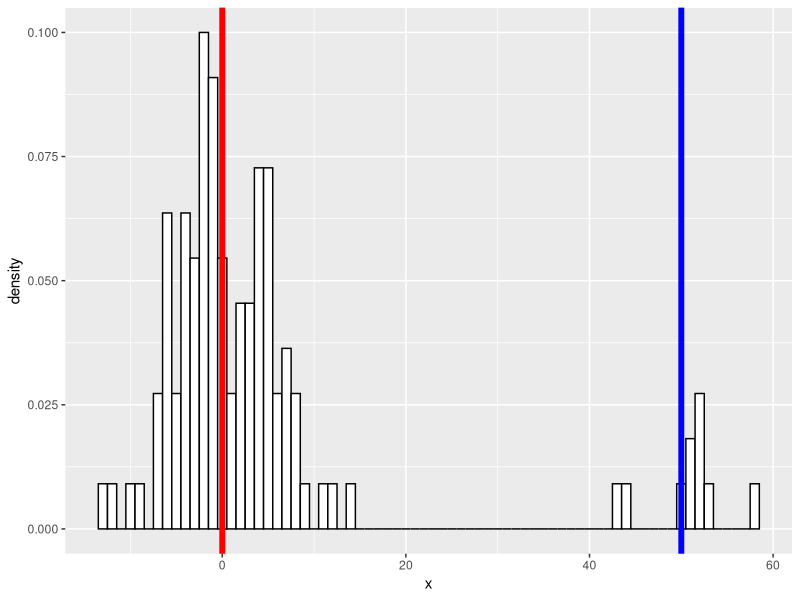
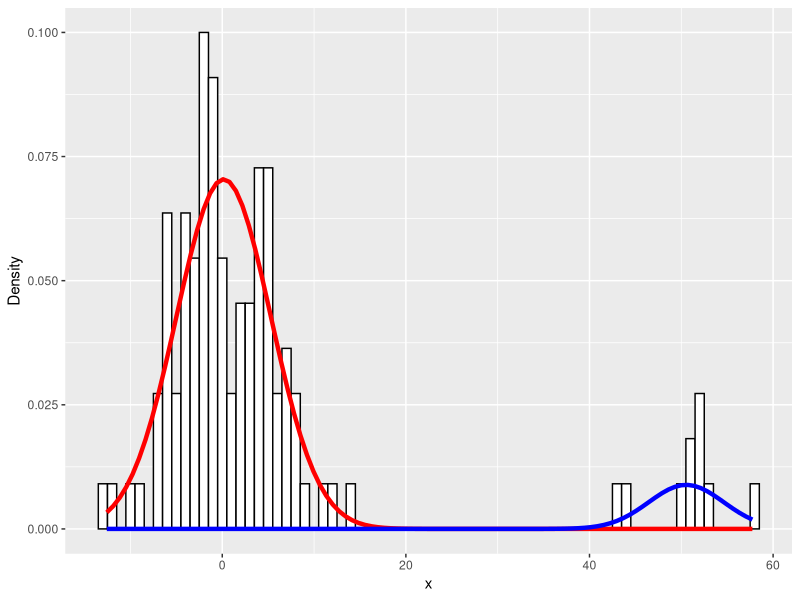

Reproduce these figures in R, in order.
## ---- chunk 1
knitr::opts_chunk$set(collapse = TRUE, dev = "png", comment = "#>")
#Sys.setenv("LANGUAGE"="EN") # Embed this for outputing English message
#Sys.setlocale('LC_ALL','C') # Embed this directly in the Rmarkdown script that contains the Chinese character comment
options(digits=3)
options(max.print=200)
## ---- chunk 2
library(ggplot2)
library(flexmix)
## ---- chunk 3
m1 <- 0
m2 <- 50
sd1 <- sd2 <- 5
N1 <- 100
N2 <- 10

a <- rnorm(n=N1, mean=m1, sd=sd1)
b <- rnorm(n=N2, mean=m2, sd=sd2)
## ---- chunk 4
x <- c(a,b)
class <- c(rep('a', N1), rep('b', N2))
data <- data.frame(cbind(x=as.numeric(x), class=as.factor(class)))

library("ggplot2")
p <- ggplot(data, aes(x = x)) + 
  geom_histogram(aes(x, ..density..), binwidth = 1, colour = "black", fill = "white") +
  geom_vline(xintercept = m1, col = "red", size = 2) + 
  geom_vline(xintercept = m2, col = "blue", size = 2)
p
## ---- chunk 5
set.seed(0)

mo1 <- FLXMRglm(family = "gaussian")
mo2 <- FLXMRglm(family = "gaussian")
flexfit <- flexmix(x ~ 1, data = data, k = 2, model = list(mo1, mo2))
## ---- chunk 6
print(table(clusters(flexfit), data$class))
## ---- chunk 7
parameters(flexfit)
## ---- chunk 8
c1 <- parameters(flexfit, component=2)[[1]]
c2 <- parameters(flexfit, component=1)[[1]]

cat('pred:', c1[1], '\n')
cat('true:', m1, '\n\n')
cat('pred:', c1[2], '\n')
cat('true:', sd1, '\n\n')

cat('pred:', c2[1], '\n')
cat('true:', m2, '\n\n')
cat('pred:', c2[2], '\n')
cat('true:', sd2, '\n\n')
## ---- chunk 9
plot_mix_comps <- function(x, mu, sigma, lam) {
  lam * dnorm(x, mu, sigma)
}

lam <- table(clusters(flexfit))
  
ggplot(data) +
geom_histogram(aes(x, ..density..), binwidth = 1, colour = "black", fill = "white") +
stat_function(geom = "line", fun = plot_mix_comps,
                args = list(c1[1], c1[2], lam[2]/sum(lam)),
                colour = "red", lwd = 1.5) +
stat_function(geom = "line", fun = plot_mix_comps,
                args = list(c2[1], c2[2], lam[1]/sum(lam)),
                colour = "blue", lwd = 1.5) +
ylab("Density")
## ---- chunk 10
flexfit = stepFlexmix(x ~ 1, data = data, k = 1:5, model = FLXMRglm(family = "gaussian"))
## ---- chunk 11
flexfit
## ---- chunk 12
fitBest = getModel(flexfit, which = "BIC")
str(fitBest, max.level = 2)
## ---- chunk 13
parameters(fitBest)
## ---- chunk 14
print(paste(m1, sd1))  
print(paste(m2, sd2))
## ---- chunk 15
set.seed(0)


fit1 <- flexmix(x ~ 1, data = data, k = 2, model = FLXMRglm(family = "gaussian"))
parameters(fit1)
## ---- chunk 16
fit2 <- flexmix(x ~ 1, data = data, k = 2, model = FLXMCnorm1())
parameters(fit2)
## ---- chunk 17
N1 <- 100
N2 <- 10

a <- rpois(N1, 0)
b <- rpois(N2, 50)

x <- c(a,b)
class <- c(rep('a', N1), rep('b', N2))
data <- data.frame(cbind(x=as.numeric(x), class=as.factor(class)))
## ---- chunk 18
fit3 <- flexmix(x ~ 1, data = data, k = 2, model = FLXMCmvpois())
parameters(fit3)
## ---- chunk 19
fit4 <- flexmix(x ~ 1, data = data, k = 2, model = FLXMRglm(family = "poisson"))
parameters(fit4)
